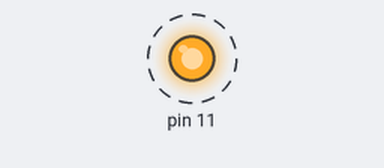
A sketch run on a simulated Arduino Uno, built with avr-gcc and run on an emulated ATmega328P. Parts: output pins drawn as LEDs (lit = HIGH). Dashed ring = blinking.

Above: at 0.3 s.
Timing chart, 0 to 3.0 s (numbered marks = the images above):
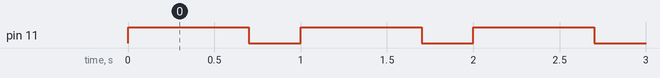

Measured:
- by itself, pin 11: alternates HIGH for 0.70 s and LOW for 0.30 s

The sketch:

Blink.ino
```cpp
 const int period = 1000;
 const float cycle = 0.7;
// the setup function runs once when you press reset or power the board
void setup() {
  // initialize digital pin LED_BUILTIN as an output.
  pinMode(11, OUTPUT);

}

// the loop function runs over and over again forever
void loop() {
  digitalWrite(11, HIGH);
  delay(cycle*period);
  digitalWrite(11, LOW);
  delay( period-(cycle*period));

}
```
